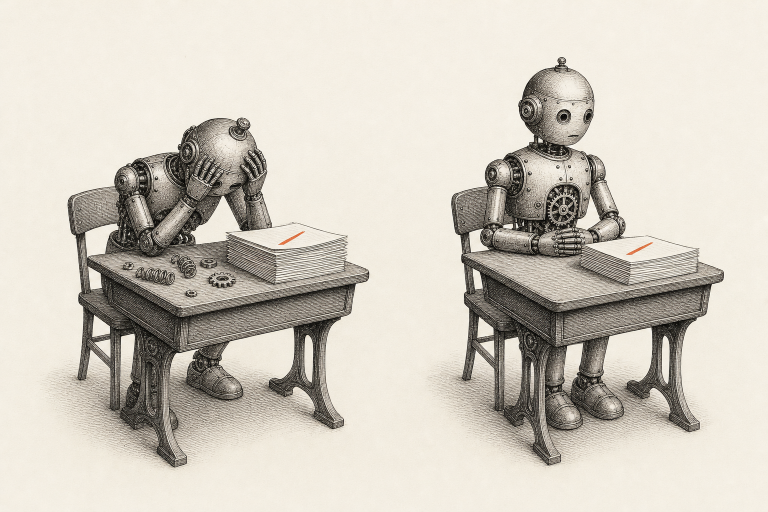
#> input picture experiments/gemma-distress/data/cover/etching.png, 1536 x 1024 px (shown at 1/2 size)
$ python make_cover.py
#> lines starting #> are read from the running program, lines starting #| are printed output that depends on the picture
"""Write the cover and the research-page thumbnail for the Gemma distress note.

    .venv/bin/python experiments/gemma-distress/make_cover.py

Input: data/cover/etching.png, an engraving made with an image model (gpt-image-2): a brass automaton slumped over a
stack of answer sheets, each struck through in vermilion, beside a calm one at an identical desk. Writes
report/figures/hero.jpg and the thumbnail.
"""

from pathlib import Path

from PIL import Image

HERE = Path(__file__).resolve().parent
ETCHING = HERE / "data" / "cover" / "etching.png"
HERO = HERE / "report" / "figures" / "hero.jpg"
THUMB = HERE.parent / "shared" / "thumbs" / "gemma-distress.jpg"


def main():
    im = Image.open(ETCHING).convert("RGB")
#> im is the input picture: PIL image 1536x1024 RGB; mean R, G, B 208.5, 202.7, 192
    HERO.parent.mkdir(parents=True, exist_ok=True)
    im.save(HERO, quality=88)
    im.resize((720, 480), Image.LANCZOS).save(THUMB, quality=88)
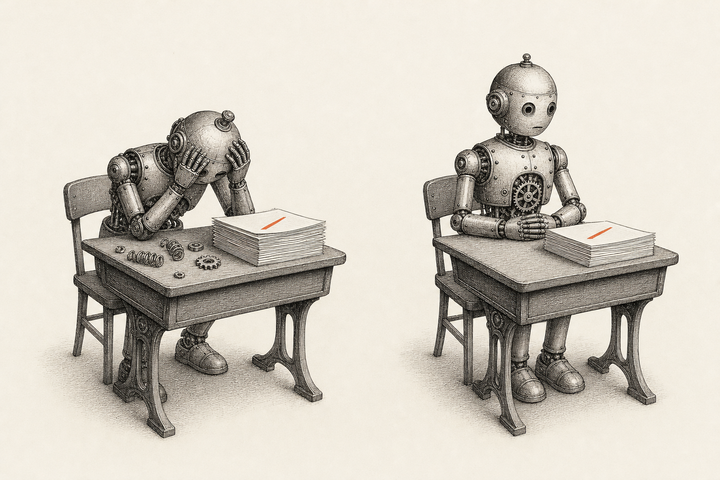
#> saved as gemma-distress.jpg: PIL image 720x480 RGB; mean R, G, B 208.5, 202.7, 192
    print("wrote", HERO.relative_to(HERE), "and", THUMB.name)


if __name__ == "__main__":
    main()
